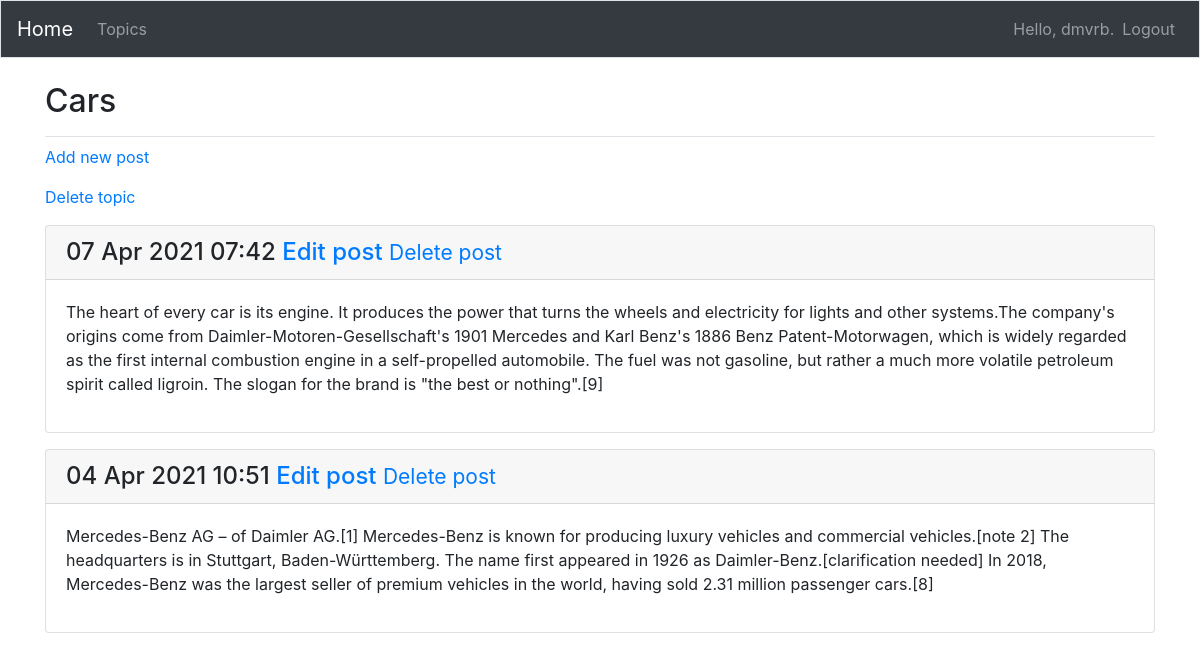
Page /topics/9/ (signed in) on the committed database.
### blog_app/models.py (models this page shows, shortened)
class Topic(models.Model):
	text = models.CharField(max_length=200)
	date_added = models.DateTimeField(auto_now_add=True)
	owner = models.ForeignKey(User, on_delete=models.CASCADE)
	def __str__(self):
		return self.text

class Entry(models.Model):
	topic = models.ForeignKey(Topic, on_delete=models.CASCADE)
	text = models.TextField()
	date_added = models.DateTimeField(auto_now_add=True)
	class Meta:
		verbose_name_plural = 'entries'

### blog_app/views.py (the view)
# urls.py: path('topics/<int:topic_id>/', views.topic, name='topic'),
@login_required
def topic(request, topic_id):
	topic = Topic.objects.get(id=topic_id)
	if topic.owner != request.user:
		raise Http404
	entries = topic.entry_set.order_by('-date_added')
	context = {'topic': topic, 'entries': entries}
	return render(request, 'blog_app/topic.html', context)

### blog_app/templates/blog_app/topic.html
{% extends "./base.html" %}
{% block page_header %}
  <h2>{{ topic }}</h2>
{% endblock page_header %}
{% block content %}
  <p>
    <a href="{% url 'blog_app:new_entry' topic.id %}">Add new post</a>
  </p>
  <p>
    <a href="{% url 'blog_app:delete_topic' topic.id %}">Delete topic</a>
  </p>
  {% for entry in entries %}
    <div class="card mb-3">
      <h4 class="card-header">
  	    {{ entry.date_added|date:'d M Y H:i' }}
          <small1><a href="{% url 'blog_app:edit_entry' entry.id %}">Edit post</a></small1>
          <small><a href="{% url 'blog_app:delete_entry' entry.id %}">Delete post</a></small>
      </h4>
      <div class="card-body">
  	   {{ entry.text|linebreaks }}
      </div>
    </div>
   {% empty %}
     There is no entry yet.
   {% endfor %}
{% endblock content %}

### blog_app/templates/blog_app/base.html (shortened to what this page needs)
{% load bootstrap4 %}
<!doctype html>
<html lang="us">
  <head>
    {% bootstrap_css %}
  </head>
  <body>
    <nav class="navbar navbar-expand-md navbar-dark bg-dark mb-4 border">
      <a class="navbar-brand" href="{% url 'blog_app:index' %}">Home</a>
    <div class="collapse navbar-collapse" id="navbarCollapse">
      <ul class="navbar-nav mr-auto">
        <li class="nav-item">
          <a class="nav-link" href="{% url 'blog_app:topics' %}">
          Topics</a></li>
      </ul>
      <ul class="navbar-nav ml-auto">
        {% if user.is_authenticated %}
          <li class="nav-item">
            <span class="navbar-text">Hello, {{ user.username }}.</span>
          </li>
          <li class="nav-item navbar-dark bg-dark">
            <a class="nav-link" href="{% url 'users:logout' %}">Logout</a>
          </li>
        {% else %}
          <li class="nav-item">
            <a class="nav-link" href="{% url 'users:register' %}">Sign up</a>
          </li>
          <li class="nav-item">
            <a class="nav-link" href="{% url 'users:login' %}">Login</a></li>
        {% endif %}
      </ul>
    </div>
  </nav>
  <main role="main" class="container">
    <div class="pb-2 mb-2 border-bottom">
      {% block page_header %}{% endblock page_header %}
    </div>
    <div>
      {% block content %}{% endblock content %}
    </div>
  </main>
</body>
</html>

### rows in the picture
Topic: text "Cars"
Entry: date_added "07 Apr 2021 07:42", text "The heart of every car is its engine. It produces the power that turns the wheels and electricity for lights and other systems.The company's origins come from Daimler-Motoren-Gesellschaft's 1901 Mercedes and Karl Benz's 1886 Benz Patent-Motorwagen, which is widely regarded as the first internal combustion engine in a self-propelled automobile. The fuel was not gasoline, but rather a much more volatile petroleum spirit called ligroin. The slogan for the brand is \"the best or nothing\".[9]"
Entry: date_added "04 Apr 2021 10:51", text "Mercedes-Benz AG – of Daimler AG.[1] Mercedes-Benz is known for producing luxury vehicles and commercial vehicles.[note 2] The headquarters is in Stuttgart, Baden-Württemberg. The name first appeared in 1926 as Daimler-Benz.[clarification needed] In 2018, Mercedes-Benz was the largest seller of premium vehicles in the world, having sold 2.31 million passenger cars.[8]"

### other values in the picture
{{ user.username }} "dmvrb"
